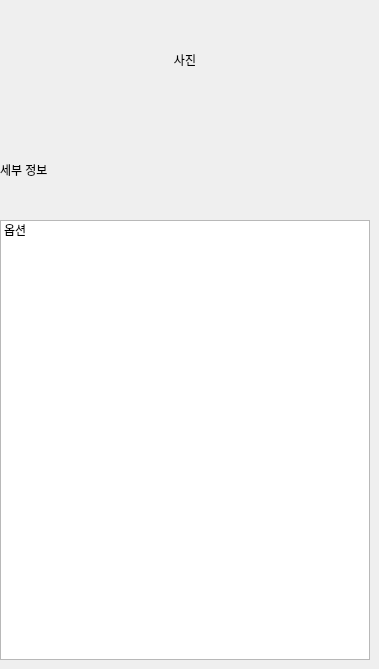
     <widget class="QWidget" name="page_4">
      <widget class="QPushButton" name="Btn_Detailmenu_Bascket">
       <property name="geometry">
        <rect>
         <x>320</x>
         <y>0</y>
         <width>50</width>
         <height>50</height>
        </rect>
       </property>
       <property name="styleSheet">
        <string notr="true">border-image: url(:/Image/Baskcet.png);</string>
       </property>
       <property name="text">
        <string/>
       </property>
       <property name="flat">
        <bool>true</bool>
       </property>
      </widget>
      <widget class="QPushButton" name="Btn_Detailmenu_Back">
       <property name="geometry">
        <rect>
         <x>0</x>
         <y>0</y>
         <width>50</width>
         <height>50</height>
        </rect>
       </property>
       <property name="styleSheet">
        <string notr="true">border-image: url(:/Image/Back_2.png);</string>
       </property>
       <property name="text">
        <string/>
       </property>
       <property name="flat">
        <bool>true</bool>
       </property>
      </widget>
      <widget class="QListWidget" name="Option_List">
       <property name="geometry">
        <rect>
         <x>0</x>
         <y>220</y>
         <width>370</width>
         <height>440</height>
        </rect>
       </property>
       <item>
        <property name="text">
         <string>옵션</string>
        </property>
       </item>
      </widget>
      <widget class="QLabel" name="lb_Detailmenu_Detail">
       <property name="geometry">
        <rect>
         <x>0</x>
         <y>120</y>
         <width>370</width>
         <height>100</height>
        </rect>
       </property>
       <property name="text">
        <string>세부 정보</string>
       </property>
      </widget>
      <widget class="QPushButton" name="Btn_Detailmenu_Home">
       <property name="geometry">
        <rect>
         <x>265</x>
         <y>0</y>
         <width>50</width>
         <height>50</height>
        </rect>
       </property>
       <property name="styleSheet">
        <string notr="true">border-image: url(:/Image/HOME.png);</string>
       </property>
       <property name="text">
        <string/>
       </property>
       <property name="flat">
        <bool>true</bool>
       </property>
      </widget>
      <widget class="QLabel" name="lb_Detailmenu_Photo">
       <property name="geometry">
        <rect>
         <x>0</x>
         <y>0</y>
         <width>370</width>
         <height>120</height>
        </rect>
       </property>
       <property name="text">
        <string>사진</string>
       </property>
       <property name="alignment">
        <set>Qt::AlignCenter</set>
       </property>
      </widget>
      <zorder>lb_Detailmenu_Photo</zorder>
      <zorder>Btn_Detailmenu_Bascket</zorder>
      <zorder>Btn_Detailmenu_Back</zorder>
      <zorder>Option_List</zorder>
      <zorder>lb_Detailmenu_Detail</zorder>
      <zorder>Btn_Detailmenu_Home</zorder>
     </widget>
